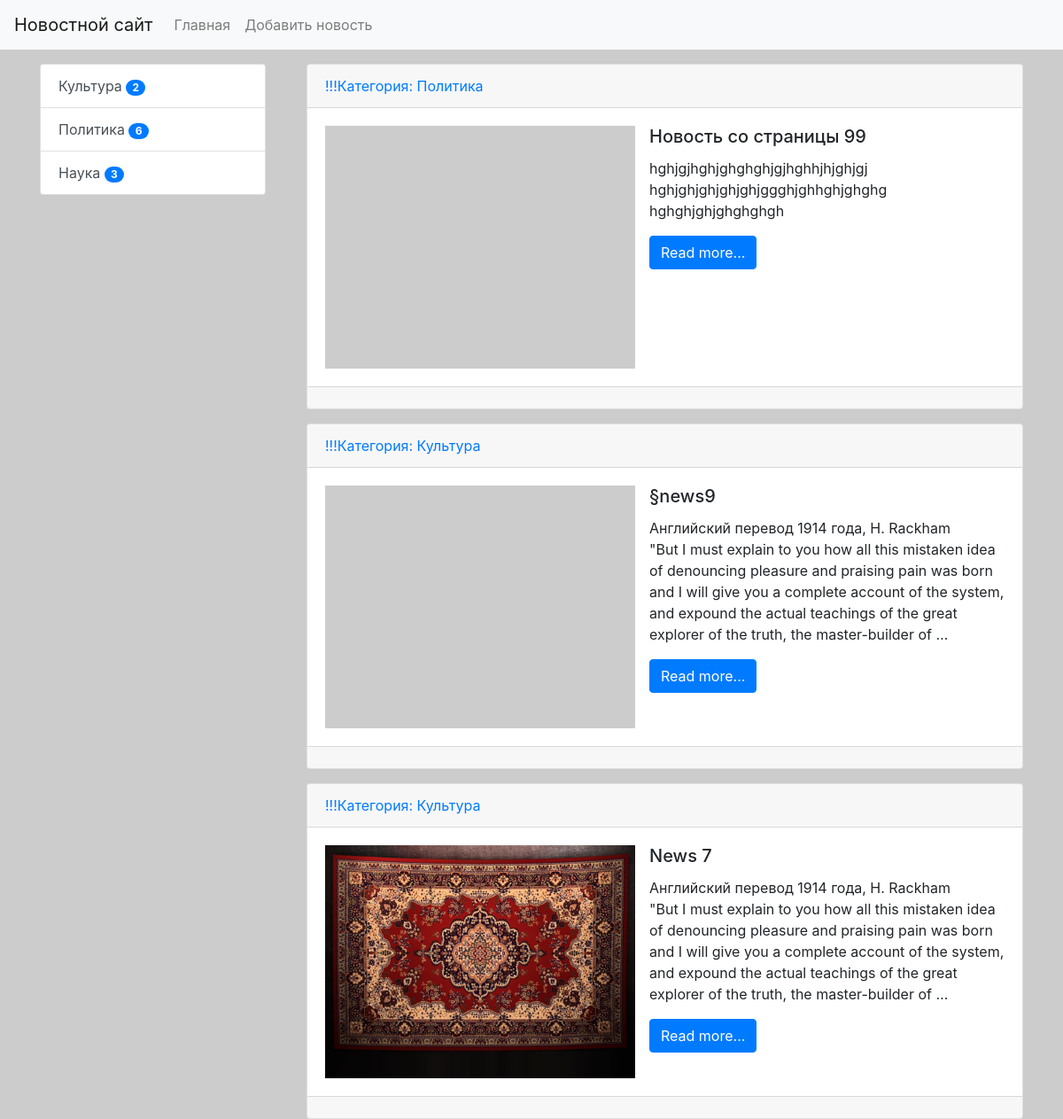
Before: / (upper part) with the older database file.
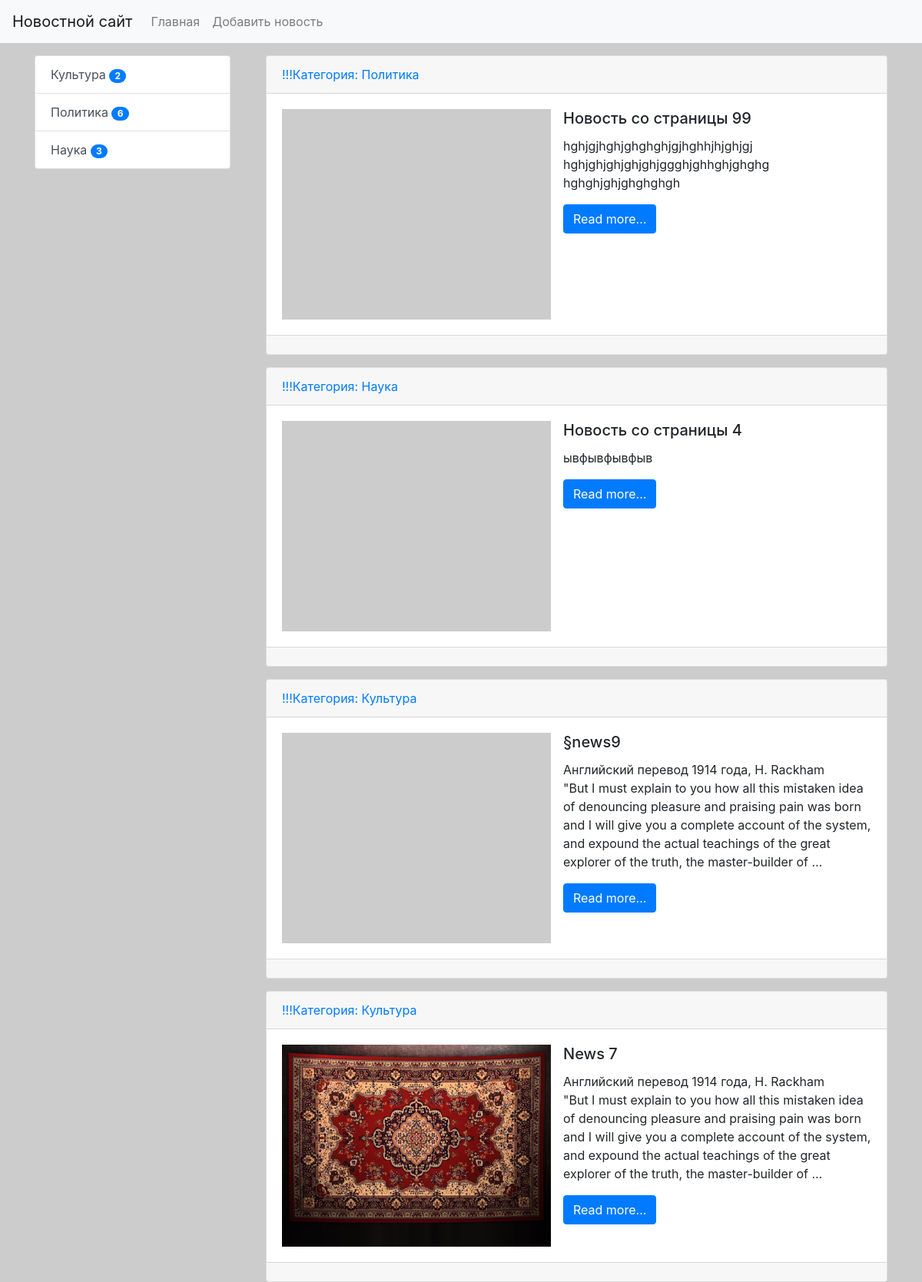
After: the same page with the newer database file.
### news/models.py (models this page shows, shortened)
class Category(models.Model):
    title = models.CharField(max_length=150, db_index=True, verbose_name='Наименование категории')
    def get_absolute_url(self):
        return reverse('category', kwargs={'category_id': self.pk})
    def __str__(self):
        return self.title
    class Meta:
        verbose_name = 'Категория'
        verbose_name_plural = 'Категории'
        ordering = ['title']

class News(models.Model):
    title = models.CharField(max_length=150, verbose_name='Название новости')
    content = models.TextField(blank=True, verbose_name='Контент')
    created_at = models.DateTimeField(auto_now_add=True, verbose_name='Дата публикации')
    updated_at = models.DateTimeField(auto_now=True, verbose_name='Обновлено')
    photo = models.ImageField(upload_to='photos/%Y/%m/%d/', verbose_name='Фото', blank=True)
    is_published = models.BooleanField(default=True, verbose_name='Опубликовано')
    category = models.ForeignKey('Category', on_delete=models.PROTECT, verbose_name='Опубликовано', related_name='get_news')
    views = models.IntegerField(default=0)
    def get_absolute_url(self):
        return reverse('view_news', kwargs={'pk': self.pk})
    class Meta:
        verbose_name = 'Новость'
        verbose_name_plural = 'Новости'
        ordering = ['-created_at']

### news/views.py (the view)
# urls.py: path('', HomeNews.as_view(), name='home'),
class HomeNews(ListView):
    model = News
    template_name = 'news/home_news_list.html'
    context_object_name = 'news'
    def get_context_data(self, *, object_list=None, **kwargs):
        context = super().get_context_data(**kwargs)
        context['title'] = 'Главная страница'
        return context
    def get_queryset(self):
        return News.objects.filter(is_published=True).select_related('category')

### news/templatetags/news_tags.py (called while the page is built)
@register.inclusion_tag('news/list_categories.html')
def show_categories():
    categories = Category.objects.annotate(cnt=Count('get_news')).filter(cnt__gt=0)
    return {'categories': categories}

### news/templates/news/home_news_list.html (shortened to what this page needs)
{% extends 'base.html' %}
{% block sidebar %}
{% include 'inc/_sidebar.html' %}
{% endblock %}
{% block content %}
    {% for item in news %}
    <div class="card mb-3 ml-3">
        <div class="card-header">
            <a href="{{ item.category.get_absolute_url }}">!!!Категория: {{ item.category }}</a>
        </div>
        <div class="card-body">
            <div class="media">
                {% if item.photo %}
                <img src="{{ item.photo.url }}" alt="" width="350" class="mr-3">
                {% else %}
                <img src="https://picsum.photos/id/1/300/235" alt="" width="350" class="mr-3">
                {% endif %}
                <div class="media-body">
                    <h5 class="card-title">{{ item.title }}</h5>
                    <p class="card-text">{{ item.content|linebreaksbr|truncatewords:50 }}</p>
                    <a href="{{ item.get_absolute_url }}" class="btn btn-primary">Read more...</a>
                </div>
            </div>
        </div>
        <div class="card-footer text-muted">
        </div>
    </div>
    {% endfor %}
{% endblock %}

### news/templates/news/list_categories.html
<div class="list-group">
        {% for item in categories%}
        <a href="{{ item.get_absolute_url}}" class="list-group-item list-group-item-action">{{  item.title }}
        <span class="badge badge-primary badge-pill"> {{item.cnt}}</span>
        </a>
        {% endfor %}
</div>

Changed rows visible on the page:
now on this page (row edited): News: category "Наука", title "Новость со страницы 4", content "ывфывфывфыв"
